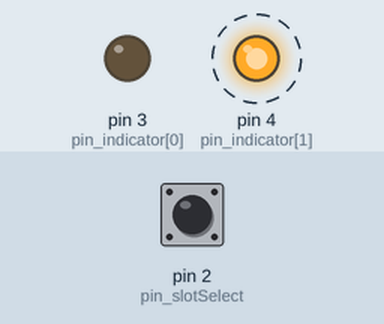
The sketch below on a simulated Arduino Uno, built with avr-gcc and run on an emulated ATmega328P. Parts: output pins drawn as LEDs (lit = HIGH). Dashed ring = blinking. Inputs (shaded band) come from the test bench; at power-on: pin 2 (pin_slotSelect) LOW. What the sketch prints to the serial monitor is not drawn.

Above: at 0.05 s.
At 1.96 s:
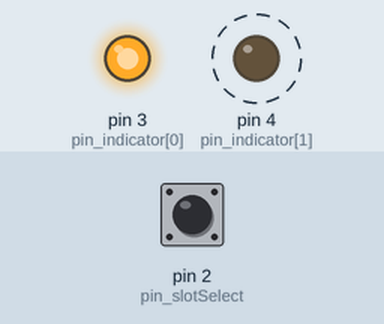
Timing chart, 0 to 3.0 s (numbered marks = the images above):
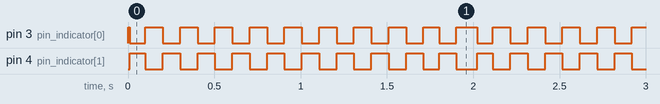

The sketch:

module_template.ino
```cpp
// -- MODULE: template ----//
#include <Wire.h>

// --- COMMUNICATIONS --- //
const int PACKET_SIZE = 16;
byte info[PACKET_SIZE];
byte command[PACKET_SIZE];

bool info_read = false;
bool incoming_data = false;

enum Register_Mapping {
  SOLVE_STATUS = 0,
  SELECT_PIN = 1
};

const int addr = 8;
const int pin_slotSelect = 2;
const int pin_indicator[2] = {3,4};

void requestEvent();
void receiveEvent(int bytes);
void proc_infoHandler();
void proc_setIndicatorLed(bool status);

// --- PROTOCOL VARIABLES --- //
bool mistake = false;
uint32_t flash_time_start;
bool flash_state = false;

// --- GAME VARIABLES --- //

// --- Pins (to change) --- //

void setup() {
  //set up comms
  Serial.begin(9600);
  Serial.println("Brain Up");
  Wire.begin(addr);             // join I2C bus with address
  Wire.onRequest(requestEvent); // pub info
  Wire.onReceive(receiveEvent); // sub command
  //set up data arrays
  for (int i = 0; i < 16; ++i) {
    info[i] == 0xFF;
    command[i] == 0xFF;
  }
  //info defaults
  info[SOLVE_STATUS] = 0x00;
  info[SELECT_PIN] = 0x00;

  //set pin modes (to change)
  pinMode(pin_slotSelect, INPUT);
  pinMode(pin_indicator[0], OUTPUT);
  pinMode(pin_indicator[1], OUTPUT);
  //TODO

  //set up shuffle (to change)
  flash_time_start = millis();
  flash_state = 0;
  //TODO

}

/*
1. game state requirement
2. if player makes a mistake, proc_mistakeMade();

*/

void loop() {
  //update slot select
  proc_infoHandler();

  // check if game finished
  if (false) { //TODO GAME STATE REQUIREMENT
    Serial.println("MODULE SOLVED");
    info[SOLVE_STATUS] = 0x01;
    proc_setIndicatorLed(true);
  }
  //pause input and flash wrong for 2 seconds
  else if (mistake) {
    if (millis() - flash_time_start > 2000) {
      mistake = false;
    } else {
      bool flash = ((millis() - flash_time_start) / 100 % 2 == 0);
      proc_setIndicatorLed(flash);
    }
  }
  else {
    proc_setIndicatorLed(false);
    proc_mistakeMade();
    //GAMEPLAY HERE


  }


  delay(10);
}

void requestEvent() {
  info_read = true;
  Wire.write(info, 16); // respond with message of 6 bytes
  // as expected by master
}

void receiveEvent(int bytes) {
  incoming_data = true;
  int i = 0;
   while (i < PACKET_SIZE) {
    command[i] = Wire.read();
    i++;
  }
}

void proc_infoHandler(){
  // Serial.println(digitalRead(pin_slotSelect));
  if (digitalRead(pin_slotSelect) == HIGH) {
    info[SELECT_PIN] = 0x01;
    // Serial.println("yup hit");
  }

  //reset info when read --> slot select, and mistake made
  if (info_read) {
    info[SELECT_PIN] = 0x00;
    if (info[SOLVE_STATUS] == 0x02) {
      info[SOLVE_STATUS] = 0x00;
    }
    info_read = false;
  }
}

void proc_mistakeMade(){
  info[SOLVE_STATUS] = 0x02; //MUST DO ONE TIME ONLY, will register to the main
  mistake = true;
  flash_time_start = millis();
  flash_state = true;
}

void proc_setIndicatorLed(bool status){
  if (status){
    digitalWrite(pin_indicator[0], LOW);
    digitalWrite(pin_indicator[1], HIGH);
  }
  else {
    digitalWrite(pin_indicator[0], HIGH);
    digitalWrite(pin_indicator[1], LOW);
  }
}
```

Measured:
- by itself, pin 3 (pin_indicator[0]): repeats every 0.19 s: LOW 0.09 s, HIGH 0.10 s
- by itself, pin 4 (pin_indicator[1]): alternates HIGH for 0.10 s and LOW for 0.10 s
